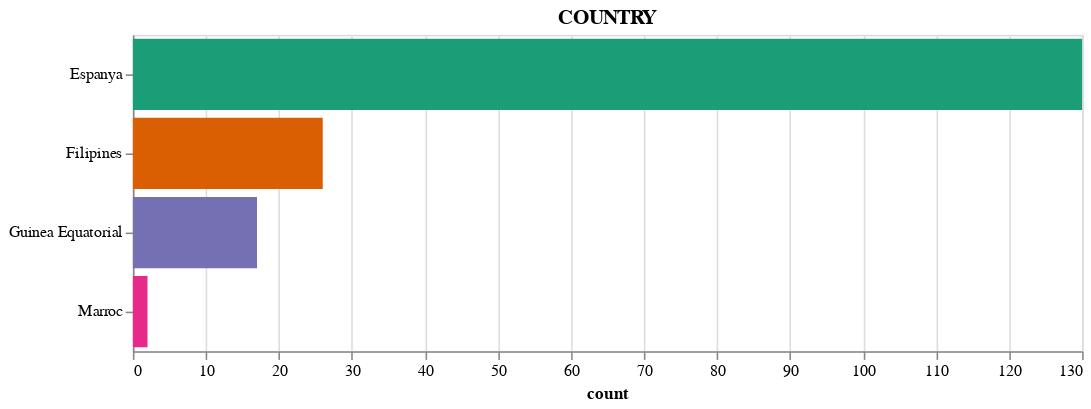

Write notebook code for a chart like this one.
### Markdown cell above
### Records per Country

### Code cell
country_chart

### Figure 1 — Vega-Lite specification as saved in the notebook (floating-point values rounded to 4 significant figures)
{"config": {"view": {"continuousWidth": 400, "continuousHeight": 300}}, "data": {"name": "data-66173bf5263083f5682c94d6806e4baf"}, "mark": "bar", "encoding": {"color": {"field": "index", "legend": null, "scale": {"scheme": "dark2"}, "type": "nominal"}, "x": {"field": "count", "type": "quantitative"}, "y": {"field": "index", "title": "", "type": "nominal"}}, "height": 200, "title": "COUNTRY", "width": 600, "$schema": "https://vega.github.io/schema/vega-lite/v4.17.0.json", "datasets": {"data-66173bf5263083f5682c94d6806e4baf": [{"index": "Espanya", "count": 130}, {"index": "Filipines", "count": 26}, {"index": "Guinea Equatorial", "count": 17}, {"index": "Marroc", "count": 2}]}}
